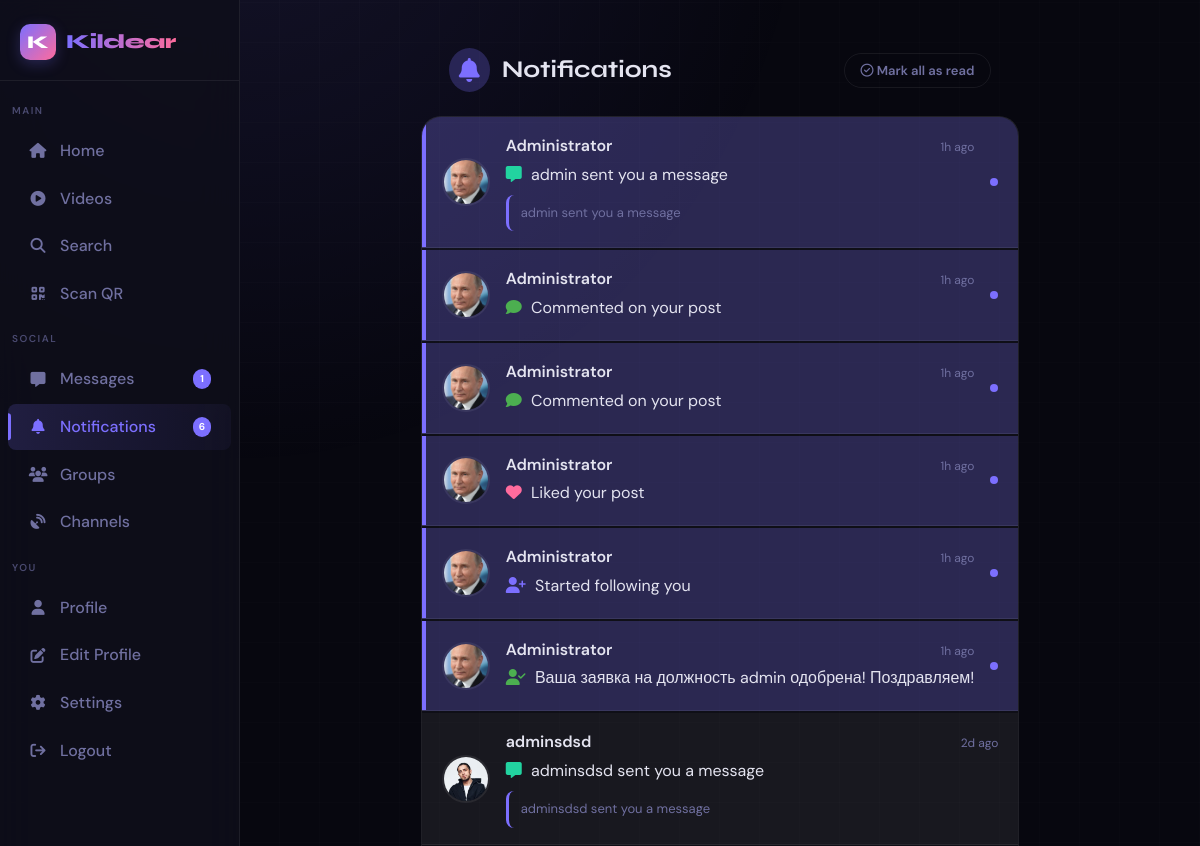
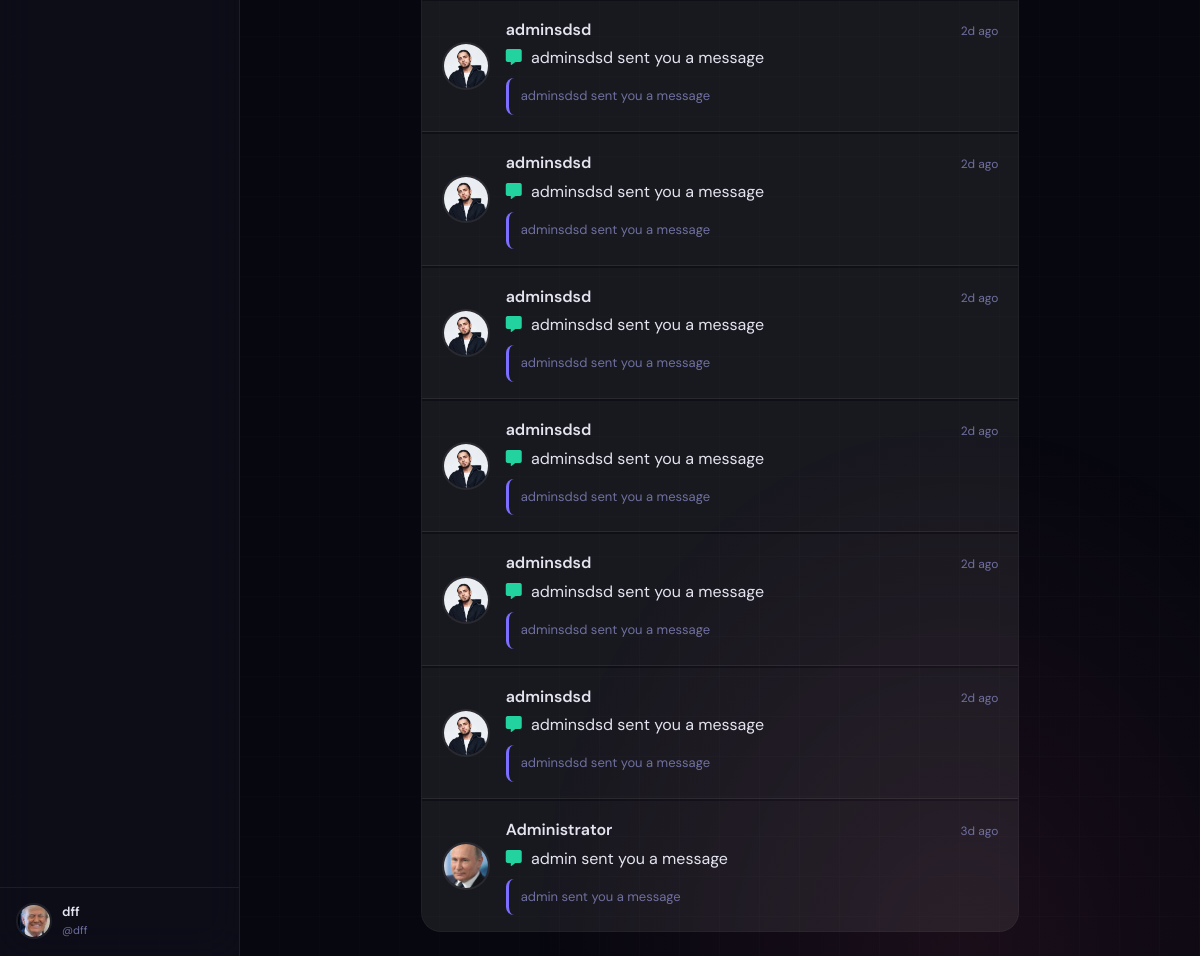
Screenshot of /notifications (signed in) with the database file from the repository (2 pictures, top to bottom).
### app.py (models this page shows, shortened)
class User(UserMixin, db.Model):
    id = db.Column(db.Integer, primary_key=True)
    username = db.Column(db.String(40), unique=True, nullable=False)
    email = db.Column(db.String(120), unique=True, nullable=False)
    password_hash = db.Column(db.String(256), nullable=False)
    display_name = db.Column(db.String(60), default="")
    bio = db.Column(db.String(500), default="")
    preset_avatar = db.Column(db.Integer, default=1)
    preset_cover = db.Column(db.Integer, nullable=True)
    can_upload_custom_avatar = db.Column(db.Boolean, default=False)
    can_upload_custom_cover = db.Column(db.Boolean, default=False)
    custom_avatar = db.Column(db.String(300), nullable=True)
    custom_cover = db.Column(db.String(300), nullable=True)
    website = db.Column(db.String(200), default="")
    location = db.Column(db.String(100), default="")
    accent_color = db.Column(db.String(7), default="#6c63ff")
    is_private = db.Column(db.Boolean, default=False)
    is_verified = db.Column(db.Boolean, default=False)
    is_banned = db.Column(db.Boolean, default=False)
    is_admin = db.Column(db.Boolean, default=False)
    is_moderator = db.Column(db.Boolean, default=False)
    is_online = db.Column(db.Boolean, default=False)
    last_seen = db.Column(db.DateTime, default=datetime.utcnow)
    created_at = db.Column(db.DateTime, default=datetime.utcnow)
    two_factor_enabled = db.Column(db.Boolean, default=False)
    two_factor_secret = db.Column(db.String(32), nullable=True)
    following = db.relationship(
        "User", secondary=follows,
        primaryjoin=follows.c.follower_id == id,
        secondaryjoin=follows.c.followed_id == id,
        backref=db.backref("followers", lazy="dynamic"),
        lazy="dynamic"
    )
    blocked_users = db.relationship(
        "User", secondary=blocks,
        primaryjoin=blocks.c.blocker_id == id,
        secondaryjoin=blocks.c.blocked_id == id,
        backref=db.backref("blocked_by", lazy="dynamic"),
        lazy="dynamic"
    )
    posts = db.relationship("Post", backref="author", lazy="dynamic", foreign_keys="Post.user_id")
    sent_msgs = db.relationship("Message", backref="sender", lazy="dynamic", foreign_keys="Message.sender_id")
    recv_msgs = db.relationship("Message", backref="receiver", lazy="dynamic", foreign_keys="Message.receiver_id")
    notifications = db.relationship("Notification", backref="recipient", lazy="dynamic",
                                    foreign_keys="Notification.user_id")
    comments = db.relationship("Comment", backref="author", lazy="dynamic")
    owned_groups = db.relationship("Group", backref="owner", lazy="dynamic")
    owned_channels = db.relationship("Channel", backref="owner", lazy="dynamic")
    login_history = db.relationship("LoginHistory", backref="user", lazy="dynamic")
    @property
    def avatar_url(self):
        if self.custom_avatar and self.can_upload_custom_avatar:
            return self.custom_avatar
        if self.preset_avatar and self.preset_avatar in PRESET_AVATARS:
            return PRESET_AVATARS[self.preset_avatar]
        return PRESET_AVATARS[1]

class Notification(db.Model):
    id = db.Column(db.Integer, primary_key=True)
    user_id = db.Column(db.Integer, db.ForeignKey("user.id"), nullable=False)
    from_user_id = db.Column(db.Integer, db.ForeignKey("user.id"), nullable=True)
    type = db.Column(db.String(30), nullable=False)
    post_id = db.Column(db.Integer, db.ForeignKey("post.id"), nullable=True)
    call_id = db.Column(db.Integer, db.ForeignKey("call.id"), nullable=True)
    text = db.Column(db.String(300), default="")
    is_read = db.Column(db.Boolean, default=False)
    created_at = db.Column(db.DateTime, default=datetime.utcnow)
    from_user = db.relationship("User", foreign_keys=[from_user_id])
    call = db.relationship("Call", foreign_keys=[call_id])

### app.py (the view)
@app.route("/notifications")
@login_required
def notifications():
    notifs = (Notification.query
              .filter_by(user_id=current_user.id)
              .order_by(Notification.created_at.desc()).limit(50).all())
    Notification.query.filter_by(
        user_id=current_user.id, is_read=False
    ).update({"is_read": True})
    db.session.commit()
    return render_template("notifications.html", notifs=notifs)

### app.py (called while the page is built, shortened)
def notification_link(notif):
    if notif.type in ['like', 'comment', 'mention']:
        if notif.post_id:
            return url_for('view_post', post_id=notif.post_id)
    elif notif.type == 'follow':
        if notif.from_user:
            return url_for('profile', username=notif.from_user.username)
    elif notif.type in ['missed_call', 'incoming_call', 'voice_message']:
        if notif.from_user:
            return url_for('chat', username=notif.from_user.username)
    return '#'

def get_client_ip():
    if request.headers.get('X-Forwarded-For'):
        return request.headers.get('X-Forwarded-For').split(',')[0].strip()
    return request.remote_addr or '0.0.0.0'

@app.before_request
def ddos_shield():
    ip = get_client_ip()
    if ip in _blocked_ips:
        abort(429)
    now = time.time()
    window = [t for t in _req_log[ip] if now - t < 10]
    window.append(now)
    _req_log[ip] = window
    if len(window) > 200:
        _blocked_ips.add(ip)
        app.logger.warning(f"[DDoS] Blocked IP: {ip}")
        abort(429)
    if request.content_length and request.content_length > app.config["MAX_CONTENT_LENGTH"]:
        abort(413)

@login_mgr.user_loader
def load_user(user_id):
    return db.session.get(User, int(user_id))

@app.context_processor
def inject_globals():
    unread = 0
    notif_count = 0
    stats = {}
    if current_user.is_authenticated:
        unread = Message.query.filter_by(
            receiver_id=current_user.id, is_read=False, is_deleted=False).count()
        notif_count = Notification.query.filter_by(
            user_id=current_user.id, is_read=False).count()
    return dict(
        unread_messages=unread,
        notif_count=notif_count,
        stats=stats,
        csrf_token=generate_csrf,
        notification_link=notification_link,
        notification_icon=notification_icon,
        notification_text=notification_text,
        now=datetime.utcnow(),
        is_production=is_production,
        preset_avatars=PRESET_AVATARS,
        preset_covers=PRESET_COVERS
    )

### templates/notifications.html (shortened to what this page needs)
{% extends "base.html" %}
{% block content %}
<div class="notifications-page">
  <div class="page-header">
    <h1 class="page-title">
      <i class="fa-solid fa-bell"></i>
      Notifications
    </h1>
    {% if notifs %}
    <button class="mark-read-btn" onclick="markAllAsRead()">
      <i class="fa-regular fa-circle-check"></i> Mark all as read
    </button>
    {% endif %}
  </div>
  {% if notifs %}
  <div class="notifications-list">
    {% for notif in notifs %}
    <a href="{{ notification_link(notif) }}" class="notification-item {% if not notif.is_read %}unread{% endif %}" data-notif-id="{{ notif.id }}" onclick="markAsRead({{ notif.id }})">
      {% if notif.from_user %}
      <img src="{{ notif.from_user.avatar_url }}" class="notification-avatar" alt="@{{ notif.from_user.username }}">
      {% endif %}
      <div class="notification-content">
        <div class="notification-header">
          <span class="notification-username">
            {% if notif.from_user %}
              {{ notif.from_user.display_name or notif.from_user.username }}
            {% else %}
              Kildear System
            {% endif %}
          </span>
          <span class="notification-time" data-time="{{ notif.created_at.isoformat() }}">
          </span>
        </div>
        <div class="notification-text">
          {% if notif.type == 'like' %}
            <i class="fa-solid fa-heart" style="color:#ff6b9d; margin-right:5px;"></i>
            Liked your post
          {% elif notif.type == 'follow' %}
            <i class="fa-solid fa-user-plus" style="color:var(--primary); margin-right:5px;"></i>
            Started following you
          {% elif notif.type == 'comment' %}
            <i class="fa-solid fa-comment" style="color:#4caf50; margin-right:5px;"></i>
            Commented on your post
          {% elif notif.type == 'mention' %}
            <i class="fa-solid fa-at" style="color:#ffc107; margin-right:5px;"></i>
            Mentioned you in a post
          {% elif notif.type == 'verification' %}
            <i class="fa-solid fa-circle-check" style="color:#1da1f2; margin-right:5px;"></i>
            {{ notif.text }}
          {% elif notif.type == 'admin_approved' %}
            <i class="fa-solid fa-user-check" style="color:#4caf50; margin-right:5px;"></i>
            {{ notif.text }}
          {% elif notif.type == 'admin_rejected' %}
            <i class="fa-solid fa-times-circle" style="color:#f44336; margin-right:5px;"></i>
            {{ notif.text }}
          {% elif notif.type == 'group_post' %}
            <i class="fa-solid fa-users" style="color:var(--primary); margin-right:5px;"></i>
            New post in group
          {% elif notif.type == 'channel_post' %}
            <i class="fa-solid fa-satellite-dish" style="color:var(--accent); margin-right:5px;"></i>
            New post in channel
          {% elif notif.type == 'message' %}
            <i class="fa-solid fa-message" style="color:#22d3a0; margin-right:5px;"></i>
            {{ notif.text }}
          {% elif notif.type == 'voice_message' %}
            <i class="fa-solid fa-microphone" style="color:#ffb347; margin-right:5px;"></i>
            {{ notif.text }}
          {% elif notif.type == 'missed_call' or notif.type == 'incoming_call' %}
            <i class="fa-solid fa-phone" style="color:#ff4757; margin-right:5px;"></i>
            {{ notif.text }}
          {% else %}
            {{ notif.text or 'New notification' }}
          {% endif %}
        </div>
        {% if notif.text and notif.type not in ['like', 'follow', 'comment', 'mention', 'verification', 'admin_approved', 'admin_rejected'] %}
        <div class="notification-post-preview">
          {{ notif.text[:100] }}{% if notif.text|length > 100 %}...{% endif %}
        </div>
        {% endif %}
      </div>
      {% if not notif.is_read %}
      <span class="unread-dot" style="width: 8px; height: 8px; background: var(--primary); border-radius: 50%;"></span>
      {% endif %}
    </a>
    {% endfor %}
  </div>
  {% endif %}
</div>
{% endblock %}

### templates/base.html (shortened to what this page needs)
<!DOCTYPE html>
<html lang="en" data-theme="dark">
<head>
  <link rel="stylesheet" href="https://cdnjs.cloudflare.com/ajax/libs/font-awesome/6.5.0/css/all.min.css"/>
</head>
<body>
<nav class="sidebar" id="sidebar">
  <a href="{{ url_for('index') }}" class="sidebar-logo">
    <div class="logo-mark">K</div>
    <span class="logo-text">Kildear</span>
  </a>
  <span class="nav-section">Main</span>
  <a href="{{ url_for('index') }}" class="nav-item {% if request.endpoint == 'index' %}active{% endif %}">
    <i class="fa-solid fa-house"></i> Home
  </a>
  <a href="{{ url_for('video_feed') }}" class="nav-item {% if request.endpoint == 'video_feed' %}active{% endif %}">
    <i class="fa-solid fa-play-circle"></i> Videos
  </a>
  <a href="{{ url_for('search') }}" class="nav-item {% if request.endpoint == 'search' %}active{% endif %}">
    <i class="fa-solid fa-magnifying-glass"></i> Search
  </a>
  <a href="{{ url_for('scan_qr_page') }}" class="nav-item {% if request.endpoint == 'scan_qr_page' %}active{% endif %}">
    <i class="fa-solid fa-qrcode"></i> Scan QR
  </a>
  <span class="nav-section">Social</span>
  <a href="{{ url_for('chat_list') }}" class="nav-item {% if 'chat' in request.endpoint %}active{% endif %}">
    <i class="fa-solid fa-message"></i> Messages
    {% if unread_messages > 0 %}
      <span class="nav-badge">{{ unread_messages }}</span>
    {% endif %}
  </a>
  <a href="{{ url_for('notifications') }}" class="nav-item {% if request.endpoint == 'notifications' %}active{% endif %}">
    <i class="fa-solid fa-bell"></i> Notifications
    {% if notif_count > 0 %}
      <span class="nav-badge">{{ notif_count }}</span>
    {% endif %}
  </a>
  <a href="{{ url_for('groups') }}" class="nav-item {% if 'group' in request.endpoint %}active{% endif %}">
    <i class="fa-solid fa-users"></i> Groups
  </a>
  <a href="{{ url_for('channels') }}" class="nav-item {% if 'channel' in request.endpoint %}active{% endif %}">
    <i class="fa-solid fa-satellite-dish"></i> Channels
  </a>
  {% if current_user.is_authenticated %}
  <span class="nav-section">You</span>
  <a href="{{ url_for('profile', username=current_user.username) }}" class="nav-item {% if request.endpoint == 'profile' and request.view_args.get('username') == current_user.username %}active{% endif %}">
    <i class="fa-solid fa-user"></i> Profile
  </a>
  <a href="{{ url_for('edit_profile') }}" class="nav-item {% if request.endpoint == 'edit_profile' %}active{% endif %}">
    <i class="fa-solid fa-pen-to-square"></i> Edit Profile
  </a>
  <a href="{{ url_for('settings_index') }}" class="nav-item {% if 'settings' in request.endpoint %}active{% endif %}">
    <i class="fa-solid fa-gear"></i> Settings
  </a>
  <a href="{{ url_for('logout') }}" class="nav-item">
    <i class="fa-solid fa-arrow-right-from-bracket"></i> Logout
  </a>
  <div class="sidebar-user">
    <img src="{{ current_user.avatar_url }}" alt="" class="avatar"/>
    <div class="sidebar-user-info">
      <div class="name truncate">{{ current_user.display_name or current_user.username }}</div>
      <div class="handle">@{{ current_user.username }}</div>
    </div>
  </div>
  {% endif %}
</nav>
<div class="app-shell">
  <div class="main-content">
    {% block content %}{% endblock %}
  </div>
</div>
</body>
</html>

### templates/notifications.html (style rules this page uses)
.notifications-page { max-width: 680px; margin: 0 auto; padding: 24px 16px; }
.page-header { display: flex; align-items: center; justify-content: space-between; margin-bottom: 24px; }
.page-title { font-family: var(--font-head); font-size: 24px; font-weight: 700; display: flex; align-items: center; gap: 12px; }
.page-title i { color: var(--primary); background: var(--primary-glow); padding: 10px; border-radius: 50%; }
.mark-read-btn { background: none; border: 1px solid var(--border); color: var(--text-muted); padding: 8px 16px; border-radius: 99px; font-size: 13px; font-weight: 600; cursor: pointer; transition: all 0.2s; }
.notifications-list { display: flex; flex-direction: column; gap: 2px; background: var(--card); border: 1px solid var(--border); border-radius: var(--radius-lg); overflow: hidden; }
.notification-item { display: flex; align-items: center; gap: 16px; padding: 16px 20px; background: var(--card); transition: background 0.2s; border-bottom: 1px solid var(--border); text-decoration: none; color: inherit; }
.notification-item:last-child { border-bottom: none; }
.notification-item.unread { background: var(--primary-glow); position: relative; }
.notification-item.unread::before { content: ''; position: absolute; left: 0; top: 0; bottom: 0; width: 4px; background: var(--primary); }
.notification-avatar { width: 48px; height: 48px; border-radius: 50%; object-fit: cover; border: 2px solid var(--border); flex-shrink: 0; }
.notification-content { flex: 1; min-width: 0; }
.notification-header { display: flex; align-items: baseline; justify-content: space-between; margin-bottom: 4px; }
.notification-username { font-weight: 600; color: var(--text); }
.notification-time { font-size: 12px; color: var(--text-muted); }
.notification-text { color: var(--text); margin-bottom: 4px; line-height: 1.5; word-wrap: break-word; }
.notification-post-preview { font-size: 13px; color: var(--text-muted); background: var(--hover-bg); padding: 8px 12px; border-radius: 8px; margin-top: 8px; border-left: 3px solid var(--primary); white-space: nowrap; overflow: hidden; text-overflow: ellipsis; }
.notification-item { animation: slideIn 0.3s ease; }

### rows the page displays
User: display_name "dff", username "dff"
Notification: from_user "Administrator", text "admin sent you a message", is_read False (drawn)
Notification: from_user "Administrator", type "comment" (drawn), is_read False (drawn)
Notification: from_user "Administrator", type "comment" (drawn), is_read False (drawn)
Notification: from_user "Administrator", type "like" (drawn), is_read False (drawn)
Notification: from_user "Administrator", type "follow" (drawn), is_read False (drawn)
Notification: from_user "Administrator", text "Ваша заявка на должность admin одобрена! Поздравляем!", is_read False (drawn)
Notification: from_user "adminsdsd", text "adminsdsd sent you a message"
Notification: from_user "adminsdsd", text "adminsdsd sent you a message"
Notification: from_user "adminsdsd", text "adminsdsd sent you a message"
Notification: from_user "adminsdsd", text "adminsdsd sent you a message"
Notification: from_user "adminsdsd", text "adminsdsd sent you a message"
Notification: from_user "adminsdsd", text "adminsdsd sent you a message"
Notification: from_user "adminsdsd", text "adminsdsd sent you a message"
Notification: from_user "Administrator", text "admin sent you a message"

### other values shown
{{ unread_messages }} "1"
{{ notif_count }} "6"
